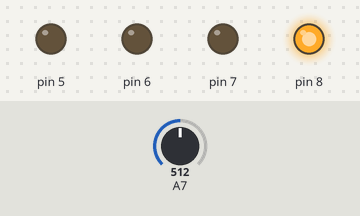
This sketch was run on a simulated Arduino Nano, built with avr-gcc and run on an emulated ATmega328P. Shown: output pins drawn as LEDs (lit = HIGH). The inputs (shaded band) are chosen by the test bench; at power-on: A7 = 512. What the sketch prints to the serial monitor is not drawn.

Above: at 2.2 s.
2.3 s: A7 set to 122
At 7.6 s:
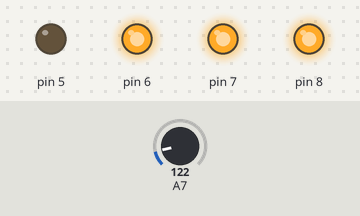
13.3 s: A7 set to 0
At 14.4 s:
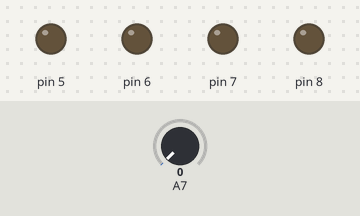
23.5 s: A7 set to 511
At 26.6 s:
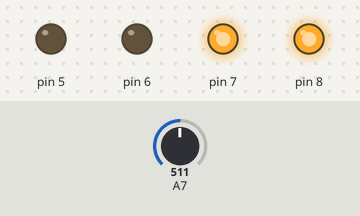
33.7 s: A7 set to 306
Timing chart, 0 to 44.9 s (numbered marks = the images above; inputs shaded):
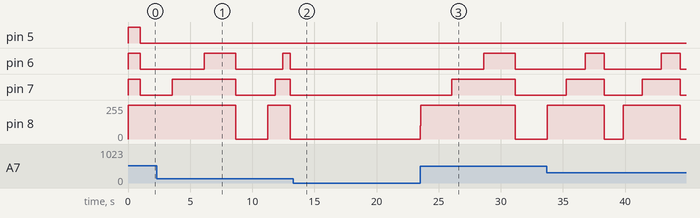

Measured:
- after the input at 13.3 s, pin 6, pin 7: stops changing and stays LOW; pin 8: stops changing and stays 0/255
- after the input at 23.5 s, pin 6: LOW → HIGH after 5.1 s, → LOW 2.6 s later; pin 7: LOW → HIGH after 2.6 s, → LOW 5.1 s later; pin 8: 0/255 → 255/255 at once, → 0/255 7.6 s later

The sketch:

4Chan1.ino
```cpp
int Delay = 0;
int analogVal = 0;

void setup()
{
  Serial.begin(9600);
  Serial.println("Joseph Psaila - 79256994\n");

  pinMode(8,OUTPUT);
  pinMode(7,OUTPUT);
  pinMode(6,OUTPUT);
  pinMode(5,OUTPUT);

  digitalWrite(8,HIGH);
  digitalWrite(7,HIGH);
  digitalWrite(6,HIGH);
  digitalWrite(5,HIGH);
  delay(1000);
  digitalWrite(8,LOW);
  digitalWrite(7,LOW);
  digitalWrite(6,LOW);
  digitalWrite(5,LOW);
}

void loop()
{
  analogVal = analogRead(A7);
  Delay = analogVal*5;
  Serial.println(analogVal);

  digitalWrite(8,HIGH);
  delay(Delay);
  digitalWrite(7,HIGH);
  delay(Delay);
  digitalWrite(6,HIGH);
  delay(Delay);
  //digitalWrite(5,HIGH);
  //delay(Delay);
  digitalWrite(8,LOW);
  digitalWrite(7,LOW);
  digitalWrite(6,LOW);
  //digitalWrite(5,LOW);
  delay(Delay);
}
```
